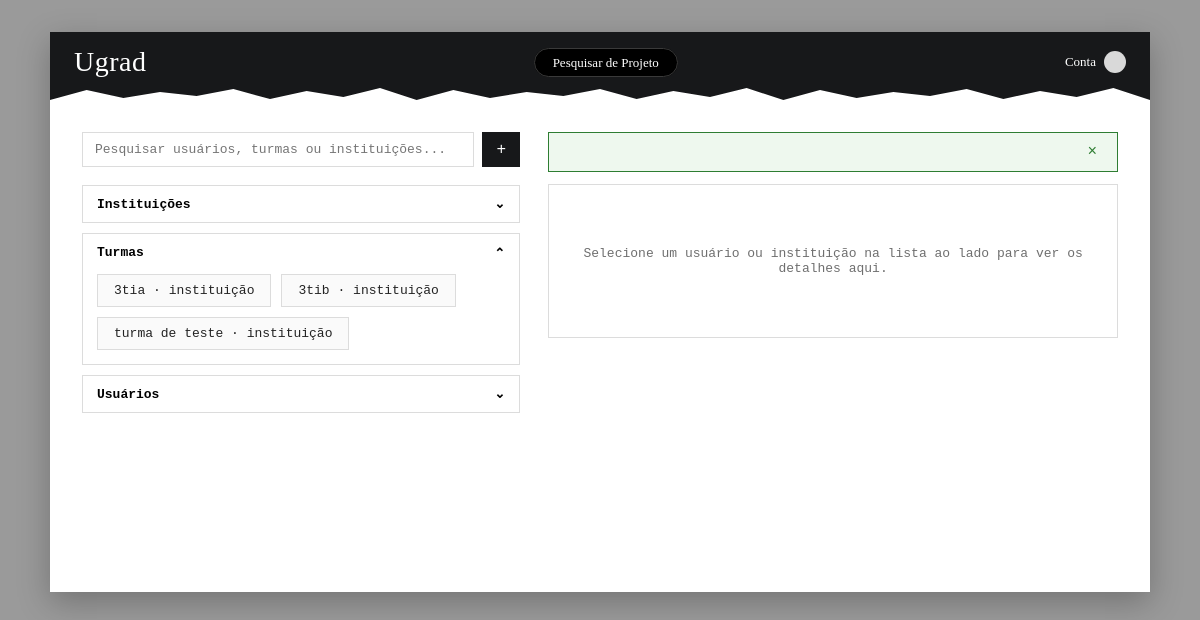
/Admin/pesquisa.php?tab=turmas, run on the app's committed database.
### tables this page shows
CREATE TABLE turmas(
  id int PRIMARY KEY AUTO_INCREMENT,
  nome varchar(25) NOT NULL,
  id_instituicao int NOT NULL,
  FOREIGN KEY (id_instituicao) REFERENCES usuarios(id)
);

CREATE TABLE usuarios(
  id int PRIMARY KEY AUTO_INCREMENT,
  nome varchar(64),
  email varchar(128) unique NOT NULL,
  senha varchar(128) NOT NULL,
  descricao varchar(1000),
  tipo int NOT NULL,
  ativada boolean DEFAULT TRUE,
  imagem_perfil longblob,
  data_criacao timestamp DEFAULT CURRENT_TIMESTAMP,
  FOREIGN KEY (tipo) REFERENCES tipos_usuario (id)
);

### Admin/includes/data.php (called while the page is built, shortened)
<?php
require_once '../Servidor/config.php';
function db_turmas(string $q = ''): array {
    global $pdo;
    $sql = 'SELECT tu.id, tu.nome, inst.nome AS instituicao_nome
            FROM turmas tu
            JOIN usuarios inst ON inst.id = tu.id_instituicao';
    $params = [];
    $sql .= ' ORDER BY tu.nome';
    $stmt = $pdo->prepare($sql);
    $stmt->execute($params);
    return $stmt->fetchAll();
}

### Admin/pesquisa.php (the view, shortened to what this page needs)
<?php
require __DIR__ . '/includes/data.php';
$q = trim($_GET['q'] ?? '');
$openTab = $_GET['tab'] ?? 'usuarios';
$turmas = db_turmas($q);
require __DIR__ . '/includes/header.php';
?>
<div class="search-layout">
  <div class="search-col">
    <form class="search-bar" method="get">
      <input type="text" name="q" value="<?= htmlspecialchars($q) ?>" placeholder="Pesquisar usuários, turmas ou instituições...">
      <button type="submit">+</button>
    </form>
    <div class="accordion-section<?= $openTab === 'instituicoes' ? ' open' : '' ?>" data-section="instituicoes">
      <button type="button" class="accordion-header">Instituições <span class="chev">⌄</span></button>
    </div>
    <div class="accordion-section<?= $openTab === 'turmas' ? ' open' : '' ?>" data-section="turmas">
      <button type="button" class="accordion-header">Turmas <span class="chev">⌄</span></button>
      <div class="accordion-body">
        <div class="pill-row">
          <?php foreach ($turmas as $t): ?>
            <div class="pill"><?= htmlspecialchars($t['nome']) ?> <span class="dim">· <?= htmlspecialchars($t['instituicao_nome']) ?></span></div>
          <?php endforeach; ?>
        </div>
      </div>
    </div>
    <div class="accordion-section<?= $openTab === 'usuarios' ? ' open' : '' ?>" data-section="usuarios">
      <button type="button" class="accordion-header">Usuários <span class="chev">⌄</span></button>
    </div>
  </div>
  <div class="detail-col">
    <div id="actionBanner" class="action-banner" hidden>
      <button type="button" id="actionBannerClose" aria-label="Fechar">×</button>
    </div>
    <div id="detailPanel" class="detail-panel">
      <p class="detail-placeholder">Selecione um usuário ou instituição na lista ao lado para ver os detalhes aqui.</p>
    </div>
  </div>
</div>
</main>
</div>
</body>
</html>

### Admin/css/style.css (style rules this page uses)
:root { --black: #17181a; --near-black: #222325; --grey-bg: #9a9a9a; --card-bg: #ffffff; --border: #dcdcdc; --text: #232323; --text-muted: #6f6f6f; --red: #c62828; --red-dark: #a11f1f; --green: #2e7d32; --radius: 0; --font: 'IBM Plex Mono', 'Courier New', monospace; --soft-bg: #fafafa; --avatar-bg: #d9d9d9; --row-selected-bg: #f4f4f4; --fs-2xs: 10px; --fs-xs: 11px; --fs-sm: 12px; --fs-base: 13px; --fs-md: 14px; --fs-lg: 16px; --fs-xl: 18px; --fw-regular: 400; --fw-semibold: 600; }
* { box-sizing: border-box; }
button, input, textarea, select { font-family: inherit; }
body { margin: 0; font-family: var(--font); background: var(--grey-bg); color: var(--text); min-height: 100vh; transition: background-color .15s ease, color .15s ease; }
.search-layout { display: grid; grid-template-columns: minmax(260px, 1fr) 1.3fr; gap: 28px; align-items: start; }
.detail-col { position: sticky; top: 20px; }
.detail-panel { border: 1px solid var(--border); border-radius: var(--radius); padding: 18px; max-height: 75vh; overflow-y: auto; }
.detail-placeholder { font-size: var(--fs-base); color: var(--text-muted); text-align: center; padding: 30px 10px; }
.action-banner { display: flex; align-items: center; justify-content: space-between; gap: 10px; background: #eef8ee; border: 1px solid var(--green); color: var(--green); padding: 10px 14px; border-radius: var(--radius); margin-bottom: 12px; font-size: var(--fs-md); }
.action-banner button { background: none; border: none; font-size: var(--fs-lg); line-height: 1; cursor: pointer; color: inherit; }
.search-bar { display: flex; gap: 8px; margin-bottom: 18px; }
.search-bar input[type="text"] { flex: 1; padding: 9px 12px; border: 1px solid var(--border); border-radius: var(--radius); font-size: var(--fs-base); }
.search-bar button { width: 38px; border: none; background: var(--black); color: #fff; border-radius: var(--radius); cursor: pointer; font-size: var(--fs-lg); }
.accordion-section { border: 1px solid var(--border); border-radius: var(--radius); margin-bottom: 10px; overflow: hidden; }
.accordion-header { width: 100%; background: #fff; border: none; text-align: left; padding: 10px 14px; font-size: var(--fs-base); font-weight: var(--fw-semibold); cursor: pointer; display: flex; justify-content: space-between; align-items: center; }
.accordion-header .chev { transition: transform .15s ease; }
.accordion-section.open .accordion-header .chev { transform: rotate(180deg); }
.accordion-body { display: none; padding: 4px 14px 14px; }
.accordion-section.open .accordion-body { display: block; }
.pill-row { display: flex; gap: 10px; flex-wrap: wrap; }
.pill { border: 1px solid var(--border); border-radius: var(--radius); padding: 8px 16px; font-size: var(--fs-base); background: var(--soft-bg); }

### data on the page
turmas: nome "3tia", id_instituicao.nome "instituição"
turmas: nome "3tib", id_instituicao.nome "instituição"
turmas: nome "turma de teste", id_instituicao.nome "instituição"
